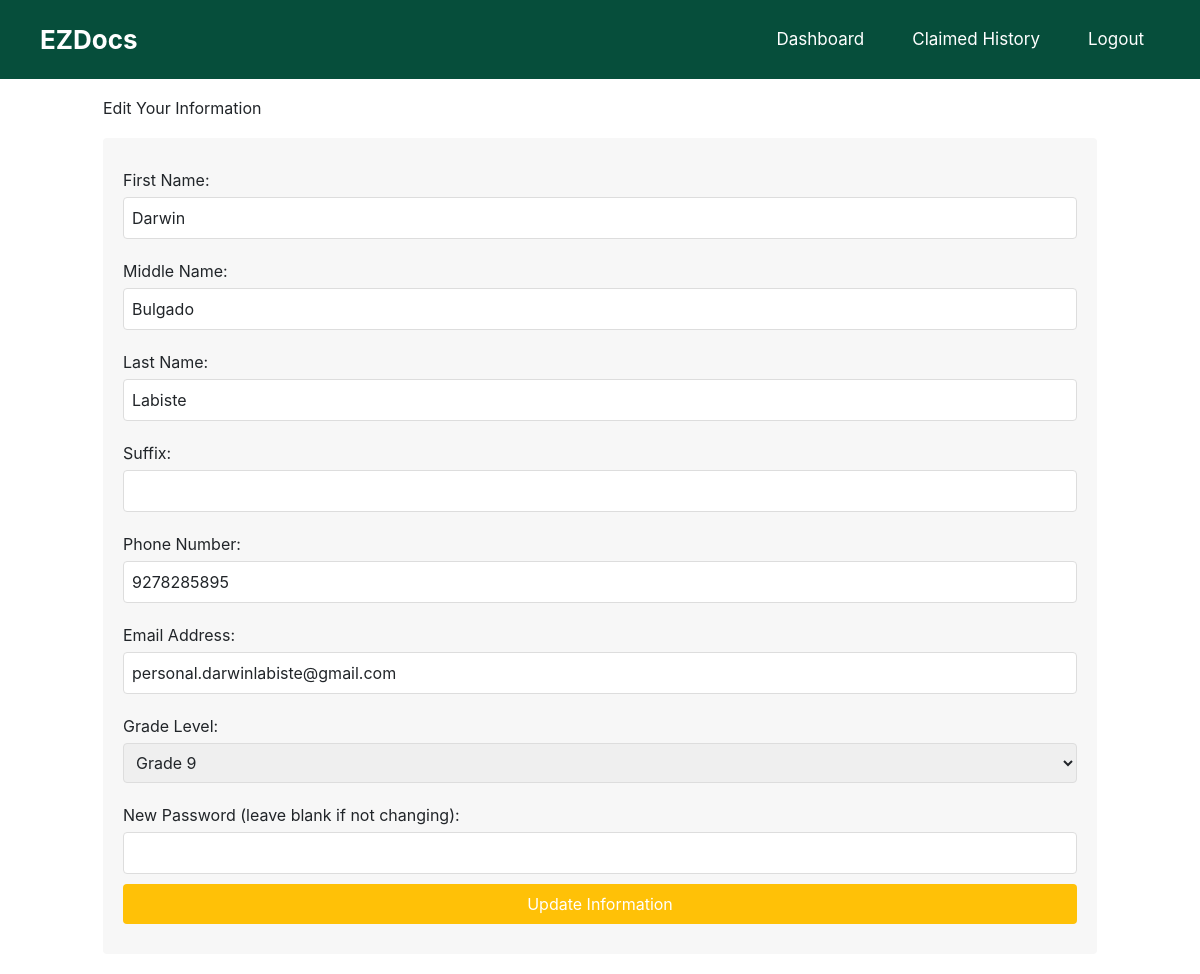
The page /profile.php (signed in) on the database its author committed.
### tables this page shows
CREATE TABLE `student_tbl` (
  `id` int(255) NOT NULL,
  `studentId` bigint(12) NOT NULL,
  `firstname` varchar(100) NOT NULL,
  `middlename` varchar(100) NOT NULL,
  `lastname` varchar(100) NOT NULL,
  `suffix` varchar(10) NOT NULL,
  `gradeLevel` varchar(50) NOT NULL,
  `phoneNumber` bigint(20) NOT NULL,
  `emailAddress` varchar(100) NOT NULL,
  `password` varchar(100) NOT NULL
);

### profile.php (the view, shortened to what this page needs)
<?php
include_once("_conn/connection.php");
$studentId = $_SESSION['studentId'];
$studentSql = "SELECT * FROM student_tbl WHERE studentId='$studentId'";
$result = mysqli_query($conn, $studentSql);
$student = mysqli_fetch_assoc($result);
?>
<!DOCTYPE html>
<html lang="en">
<head>
    <?php include("_includes/styles.php"); ?>
</head>
<?php
    include("_includes/styles.php");
    include("_includes/scripts.php");
    ?>
<body>
    <nav class="flex flex-row items-center justify-between px-10 py-4 bg-emerald-900">
        <h1 class="font-bold text-[26px] text-white">EZDocs</h1>
        <ul class="flex flex-row gap-x-4 !p-0 !m-0 list-none">
            <li>
                <a class="block text-white text-[17px] font-regular hover:no-underline px-3" href="index.php">
                    Dashboard
                </a>
            </li>
            <li>
                <a class="block text-white text-[17px] font-regular hover:no-underline px-3" href="claim/claim_history.php">
                    Claimed History
                </a>
            </li>
            <li>
                <a class="block text-white text-[17px] font-regular hover:no-underline px-3" id="btnLogout" type="button">
                    Logout
                </a>
            </li>
        </ul>
    </nav>
    <div class="container">
        <h1>Edit Your Information</h1>
        <div class="box">
            <form method="POST" action="">
                <label for="firstname">First Name:</label>
                <input type="text" id="firstname" name="firstname" value="<?php echo htmlspecialchars($student['firstname']); ?>" required>
                <label for="middlename">Middle Name:</label>
                <input type="text" id="middlename" name="middlename" value="<?php echo htmlspecialchars($student['middlename']); ?>">
                <label for="lastname">Last Name:</label>
                <input type="text" id="lastname" name="lastname" value="<?php echo htmlspecialchars($student['lastname']); ?>" required>
                <label for="suffix">Suffix:</label>
                <input type="text" id="suffix" name="suffix" value="<?php echo htmlspecialchars($student['suffix']); ?>">
                <label for="phoneNumber">Phone Number:</label>
                <input type="text" id="phoneNumber" name="phoneNumber" value="<?php echo htmlspecialchars($student['phoneNumber']); ?>" required>
                <label for="emailAddress">Email Address:</label>
                <input type="email" id="emailAddress" name="emailAddress" value="<?php echo htmlspecialchars($student['emailAddress']); ?>" required>
                <label for="gradeLevel">Grade Level:</label>
                <select id="gradeLevel" name="gradeLevel" required>
                    <?php
                    for ($i = 7; $i <= 12; $i++) {
                        $selected = $student['gradeLevel'] == $i ? 'selected' : '';
                        echo "<option value='$i' $selected>Grade $i</option>";
                    }
                    ?>
                </select>
                <label for="password">New Password (leave blank if not changing):</label>
                <input type="password" id="password" name="password">
                <input type="submit" value="Update Information">
            </form>
        </div>
    </div>
</body>
</html>

### css/_global.css (style rules this page uses)
*, *::before, *::after { box-sizing: border-box; }

### profile.php (style rules this page uses)
.container { width: 80%; margin: 0 auto; padding: 20px; }
form label { display: block; margin: 10px 0 5px; }
form input, form select { width: 100%; padding: 8px; margin-bottom: 10px; border: 1px solid #ddd; border-radius: 4px; }
form input[type="submit"] { background-color: #FFC107; color: white; border: none; cursor: pointer; }
.box { background-color: #f7f7f7; padding: 20px; border-radius: 4px; margin-top: 20px; }

### rows shown on the page
student_tbl: firstname "Darwin", middlename "Bulgado", lastname "Labiste", phoneNumber "9278285895", emailAddress "personal.darwinlabiste@gmail.com"
